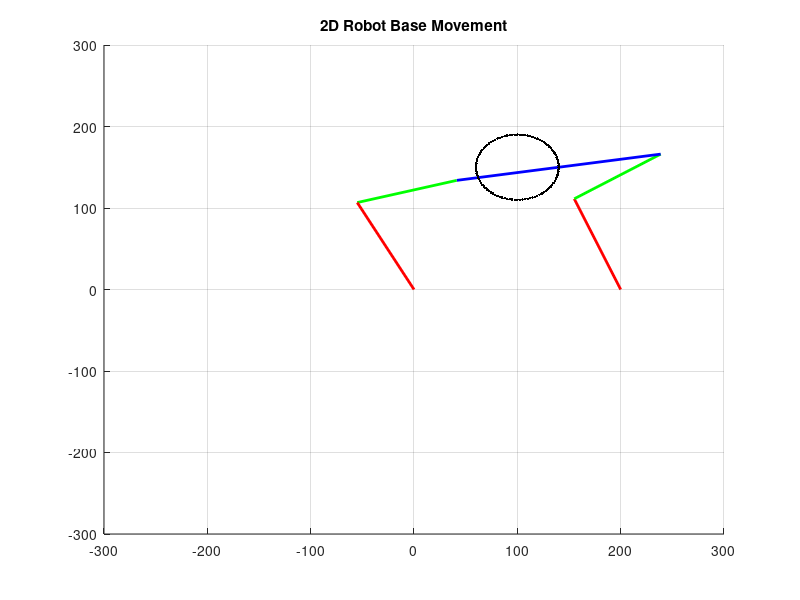

This figure's MATLAB source:
close all
clear all
clc

% Parameter
q.b = 0.2;
q.w1 = pi/2;
q.w3 = pi/2;
q.k1 = 0;
q.k3 = 0;
q.hp1 = 0;
q.hp3 = 0;
l1 = 100;
l2 = 100;
l3 = 120;
lb = 100;

p.b = [100, 150, 0]';
p.w1 = [2*lb, 0, 0]';
p.w3 = [0, 0, 0]';
p.k1 = [2*lb, l3, 0]';
p.k3 = [0, l3, 0]';
p.hp1 = [2*lb, 220, 0]';
p.hp3 = [0, 220, 0]';


% foward
% p.k1 = p.w1 + [-l3*cos(q.w1),l3*sin(q.w1),0]';
% p.hp1 = p.k1 + [-l2*sin(q.b-q.hp1),l2*cos(q.b-q.hp1),0]';
% p.b = p.hp1 + [-lb*cos(q.b),-lb*sin(q.b),0]';
% 
% p.k3 = p.w3 + [-l3*cos(q.w3),l3*sin(q.w3),0]';
% p.hp3 = p.k3 + [-l2*sin(q.b-q.hp3),l2*cos(q.b-q.hp3),0]';
% p.b = p.hp3 + [lb*cos(q.b),lb*sin(q.b),0]';

% foward
% R.g_b = rot('z',q.b);
% R.b_hp1 = rot('x',pi)*rot('z',pi/2)*rot('z',q.hp1);
% R.b_hp3 = rot('x',pi)*rot('z',pi/2)*rot('z',q.hp3);
% R.hp_k1 = rot('x',pi)*rot('z',q.k1);
% R.hp_k3 = rot('x',pi)*rot('z',q.k3);
% R.k_w1 = eye(3);
% R.k_w3 = eye(3);
% 
% p.b_hp1 = [lb, 0, 0]';
% p.hp_k1 = [l2, 0, 0]';
% p.k_w1 = [l3, 0, 0]';
% p.b_hp3 = [-lb, 0, 0]';
% p.hp_k3 = [l2, 0, 0]';
% p.k_w3 = [l3, 0, 0]';
% 
% T.g_b = TransformationMatrix(R.g_b,p.b);
% T.b_hp1 = TransformationMatrix(R.b_hp1,p.b_hp1);
% T.b_hp3 = TransformationMatrix(R.b_hp3,p.b_hp3);
% T.hp_k1 = TransformationMatrix(R.hp_k1,p.hp_k1);
% T.hp_k3 = TransformationMatrix(R.hp_k3,p.hp_k3);
% T.k_w1 = TransformationMatrix(R.k_w1,p.k_w1);
% T.k_w3 = TransformationMatrix(R.k_w3,p.k_w3);
% 
% T.g_hp1 = T.g_b*T.b_hp1;
% T.g_hp3 = T.g_b*T.b_hp3;
% T.g_k1 = T.g_b*T.b_hp1*T.hp_k1;
% T.g_k3 = T.g_b*T.b_hp3*T.hp_k3;
% T.g_w1 = T.g_b*T.b_hp1*T.hp_k1*T.k_w1;
% T.g_w3 = T.g_b*T.b_hp3*T.hp_k3*T.k_w3;
% 
% p.hp1 = T.g_hp1([1,2,3],[4]);
% p.k1 = T.g_k1([1,2,3],[4]);
% p.w1 = T.g_w1([1,2,3],[4]);
% p.hp3 = T.g_hp3([1,2,3],[4]);
% p.k3 = T.g_k3([1,2,3],[4]);
% p.w3 = T.g_w3([1,2,3],[4]);

% inverse 
gamma1 = atan2(p.w1(1)-((p.b(1)+lb*cos(q.b))),(p.b(2)+lb*sin(q.b)-p.w1(2)));
k1 = sqrt((p.b(1)+lb*cos(q.b)-p.w1(1))^2+(p.b(2)+lb*sin(q.b)-p.w1(2))^2);
q.k1 = acos((k1^2-l2^2-l3^2)/(2*l2*l3));
k2 = l3*sin(q.k1);
alpha1 = asin(k2/k1);
q.hp1 = alpha1+q.b-gamma1;
q.w1 = pi/2+q.hp1-q.b-q.k1;

gamma3 = atan2(p.w3(1)-((p.b(1)-lb*cos(q.b))),(p.b(2)-lb*sin(q.b)-p.w3(2)));
k3 = sqrt((p.b(1)-lb*cos(q.b)-p.w3(1))^2+(p.b(2)-lb*sin(q.b)-p.w3(2))^2);
q.k3 = acos((k3^2-l2^2-l3^2)/(2*l2*l3));
k4 = l3*sin(q.k3);
alpha3 = asin(k4/k3);
q.hp3 = alpha3+q.b-gamma3;
q.w3 = pi/2+q.hp3-q.b-q.k3;

% foward
p.k1 = p.w1 + [-l3*cos(q.w1),l3*sin(q.w1),0]';
p.hp1 = p.k1 + [-l2*sin(q.b-q.hp1),l2*cos(q.b-q.hp1),0]';
p.b = p.hp1 + [-lb*cos(q.b),-lb*sin(q.b),0]';

p.k3 = p.w3 + [-l3*cos(q.w3),l3*sin(q.w3),0]';
p.hp3 = p.k3 + [-l2*sin(q.b-q.hp3),l2*cos(q.b-q.hp3),0]';
p.b = p.hp3 + [lb*cos(q.b),lb*sin(q.b),0]';


point1.x = p.w1(1);point1.y= p.w1(2);point1.z = p.w1(3);
point2.x = p.k1(1);point2.y= p.k1(2);point2.z = p.k1(3);
point3.x = p.hp1(1);point3.y= p.hp1(2);point3.z = p.hp1(3);
point4.x = p.b(1);point4.y= p.b(2);point4.z = p.b(3);
point5.x = p.hp3(1);point5.y= p.hp3(2);point5.z = p.hp3(3);
point6.x = p.k3(1);point6.y= p.k3(2);point6.z = p.k3(3);
point7.x = p.w3(1);point7.y= p.w3(2);point7.z = p.w3(3);

figure;
xlim([-300,300]);ylim([-300,300]);grid on;
title("2D Robot Base Movement");
hold on
L1 = line([point1.x, point2.x],[point1.y,point2.y],[point1.z, point2.z],'Color','r','LineWidth',2);
L2 = line([point2.x, point3.x],[point2.y,point3.y],[point2.z, point3.z],'Color','g','LineWidth',2);
L3 = line([point3.x, point4.x],[point3.y,point4.y],[point3.z, point4.z],'Color','b','LineWidth',2);
L4 = line([point4.x, point5.x],[point4.y,point5.y],[point4.z, point5.z],'Color','b','LineWidth',2);
L5 = line([point5.x, point6.x],[point5.y,point6.y],[point5.z, point6.z],'Color','g','LineWidth',2);
L6 = line([point6.x, point7.x],[point6.y,point7.y],[point6.z, point7.z],'Color','r','LineWidth',2);
pause(1);

dt = 0.1;
t = 0:dt:10;

xc = 100;
yc = 150;
r = 40;

x = xc + r*cos(pi/5*t);
y = yc + r*sin(pi/5*t);

hold on
for k = 1:length(t)
  
    p.b = [x(k), y(k), 0]';
    q.b = 0.2*cos(pi/5*k);
    

    % inverse 
    gamma1 = atan2(p.w1(1)-((p.b(1)+lb*cos(q.b))),(p.b(2)+lb*sin(q.b)-p.w1(2)));
    k1 = sqrt((p.b(1)+lb*cos(q.b)-p.w1(1))^2+(p.b(2)+lb*sin(q.b)-p.w1(2))^2);
    q.k1 = acos((k1^2-l2^2-l3^2)/(2*l2*l3));
    k2 = l3*sin(q.k1);
    alpha1 = asin(k2/k1);
    q.hp1 = alpha1+q.b-gamma1;
    q.w1 = pi/2+q.hp1-q.b-q.k1;
    
    gamma3 = atan2(p.w3(1)-((p.b(1)-lb*cos(q.b))),(p.b(2)-lb*sin(q.b)-p.w3(2)));
    k3 = sqrt((p.b(1)-lb*cos(q.b)-p.w3(1))^2+(p.b(2)-lb*sin(q.b)-p.w3(2))^2);
    q.k3 = acos((k3^2-l2^2-l3^2)/(2*l2*l3));
    k4 = l3*sin(q.k3);
    alpha3 = asin(k4/k3);
    q.hp3 = alpha3+q.b-gamma3;
    q.w3 = pi/2+q.hp3-q.b-q.k3;
    
    % foward
    p.k1 = p.w1 + [-l3*cos(q.w1),l3*sin(q.w1),0]';
    p.hp1 = p.k1 + [-l2*sin(q.b-q.hp1),l2*cos(q.b-q.hp1),0]';
    p.b = p.hp1 + [-lb*cos(q.b),-lb*sin(q.b),0]';
    
    p.k3 = p.w3 + [-l3*cos(q.w3),l3*sin(q.w3),0]';
    p.hp3 = p.k3 + [-l2*sin(q.b-q.hp3),l2*cos(q.b-q.hp3),0]';
    p.b = p.hp3 + [lb*cos(q.b),lb*sin(q.b),0]';
    

    point1.x = p.w1(1);point1.y= p.w1(2);point1.z = p.w1(3);
    point2.x = p.k1(1);point2.y= p.k1(2);point2.z = p.k1(3);
    point3.x = p.hp1(1);point3.y= p.hp1(2);point3.z = p.hp1(3);
    point4.x = p.b(1);point4.y= p.b(2);point4.z = p.b(3);
    point5.x = p.hp3(1);point5.y= p.hp3(2);point5.z = p.hp3(3);
    point6.x = p.k3(1);point6.y= p.k3(2);point6.z = p.k3(3);
    point7.x = p.w3(1);point7.y= p.w3(2);point7.z = p.w3(3);
    set(L1,'ZData',[0,0],'YData',[point1.y,point2.y],'XData',[point1.x, point2.x]);
    set(L2,'ZData',[0,0],'YData',[point2.y,point3.y],'XData',[point2.x, point3.x]);
    set(L3,'ZData',[0,0],'YData',[point3.y,point4.y],'XData',[point3.x, point4.x]);
    set(L4,'ZData',[0,0],'YData',[point4.y,point5.y],'XData',[point4.x, point5.x]);
    set(L5,'ZData',[0,0],'YData',[point5.y,point6.y],'XData',[point5.x, point6.x]);
    set(L6,'ZData',[0,0],'YData',[point6.y,point7.y],'XData',[point6.x, point7.x]);
    plot(point4.x,point4.y,'k.');
    pause(dt);
end